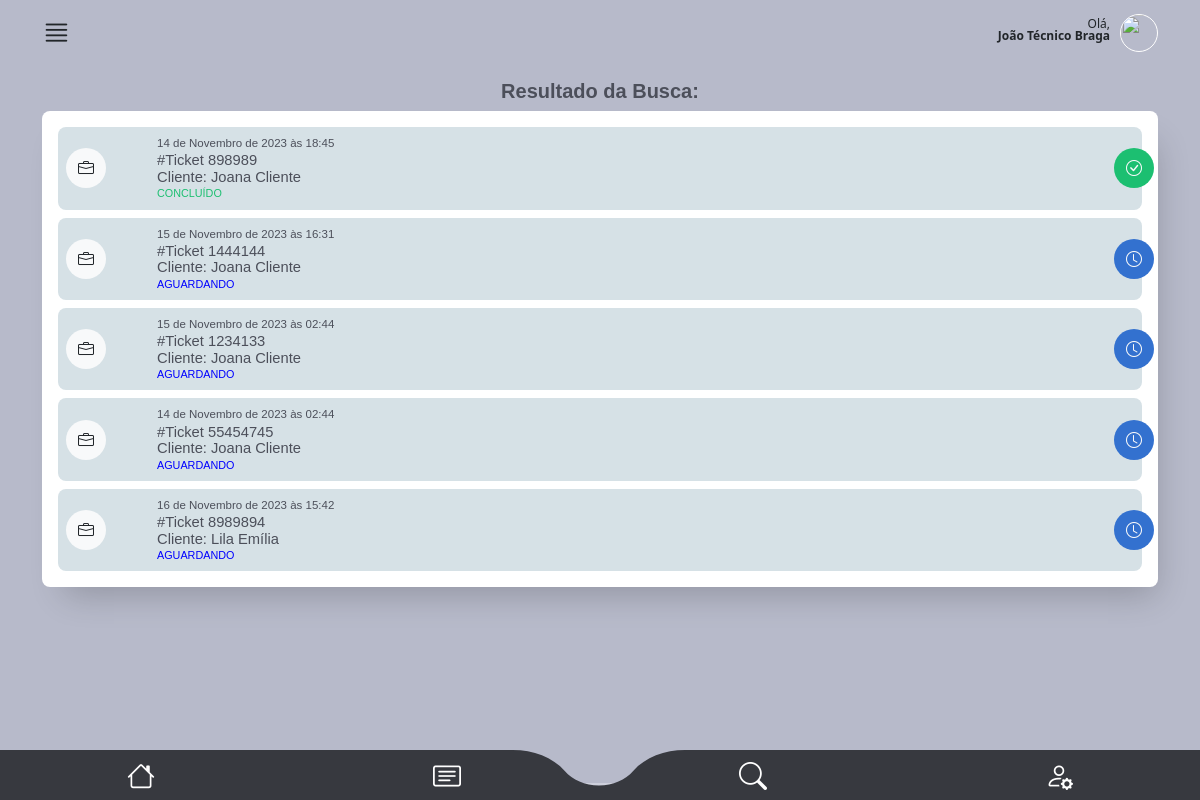
Before: /main/tela_busca_resultado/ (signed in) with the older database file.
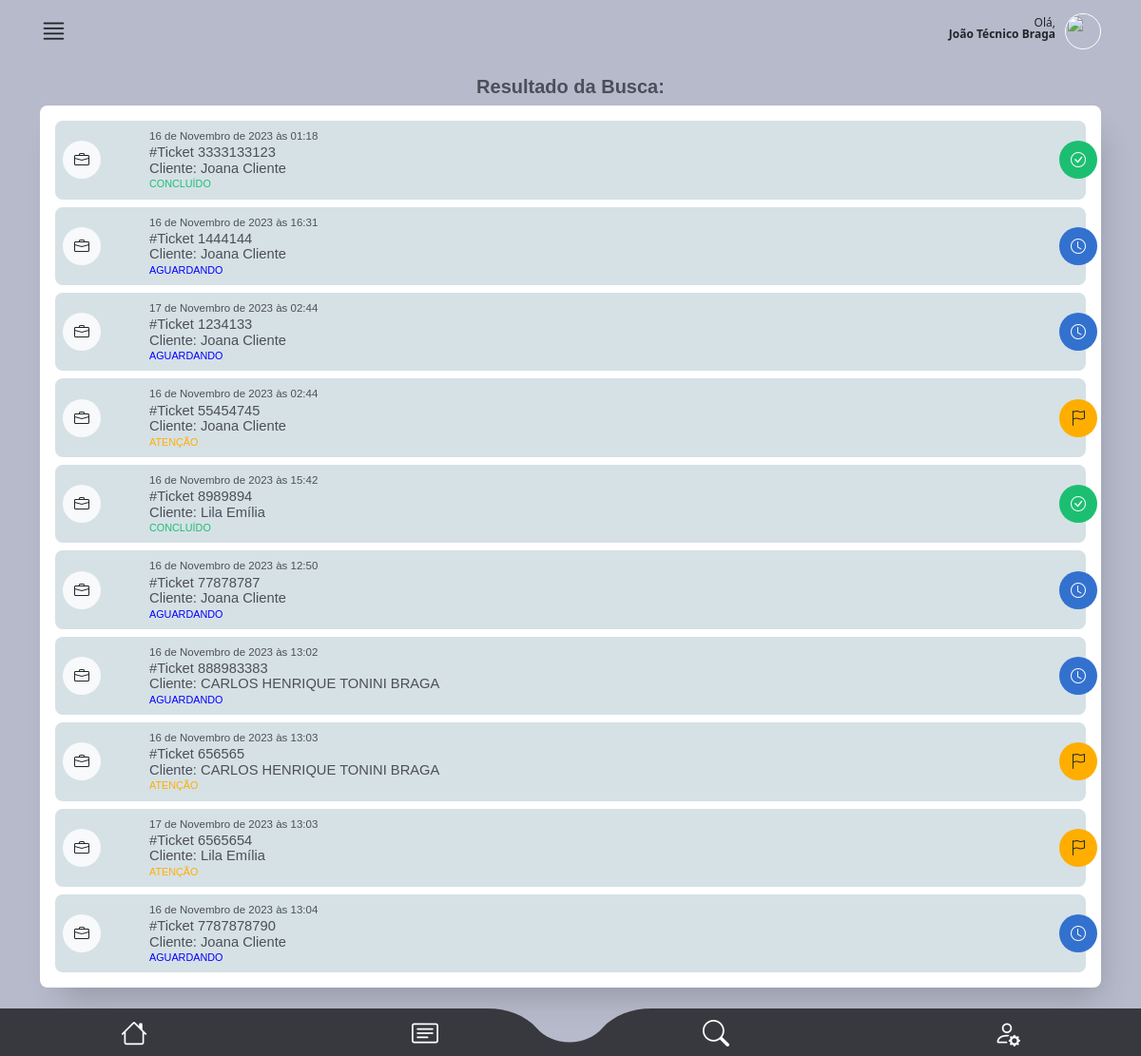
After: the same page with the newer database file.
### staff/models.py (models this page shows, shortened)
class OrdemDeServico(models.Model):
    ticket = models.CharField(max_length=200, unique=True)
    tecnico = models.ForeignKey(
        CustomUser, on_delete=models.CASCADE, related_name="ordens_técnico"
    )
    staff = models.ForeignKey(
        CustomUser, on_delete=models.CASCADE, related_name="ordens_staff"
    )
    descricao = models.TextField(max_length=600)
    previsao_chegada = models.DateTimeField(editable=True)
    previsao_execucao = models.DateTimeField(editable=True)
    material = models.CharField(max_length=100, validators=[MinLengthValidator(3)])
    equipamento = models.CharField(max_length=100, validators=[MinLengthValidator(3)])
    data_criacao = models.DateTimeField(auto_now_add=True)
    cliente = models.ForeignKey(Cliente, on_delete=models.CASCADE)
    contrato = models.CharField(max_length=700, null=True, blank=True)
    atividade = models.CharField(max_length=50, choices=ACTIVITY_CHOICES)
    status_tecnico = models.CharField(max_length=50, choices=TECNICAL_CHOICES)
    status = models.CharField(
        max_length=10, choices=STATUS_CHOICES, default="Aguardando"
    )
    atraso_em_minutos = models.CharField(
        max_length=50, choices=ATRASO_CHOICES
    )
    atraso_descricao = models.TextField(max_length=400)
    descricao_reagendamento = models.TextField(max_length=400)
    vezes_reagendada = models.IntegerField(default=0)

class Cliente(models.Model):
    nome = models.CharField(max_length=50, validators=[MinLengthValidator(3)])
    rg = models.CharField(max_length=12, validators=[MinLengthValidator(3)])
    endereco = models.ForeignKey(Endereco, on_delete=models.CASCADE)
    telefone1 = models.CharField(max_length=15, validators=[MinLengthValidator(3)])
    telefone2 = models.CharField(max_length=15, validators=[MinLengthValidator(3)])

### main/views.py (the view, shortened to what this page needs)
@user_passes_test(is_tecnico)
def tela_busca_resultado(request):
    ordens = OrdemDeServico.objects.filter(
        tecnico=request.user,
        status__in=["Atenção", "Urgente", "Aguardando", "Concluído"],
    )
    return render(request, "tela_busca_resultado.html", {"ordens": ordens})

### main/helpers.py (called while the page is built)
def is_tecnico(user):
    return user.groups.filter(name="Técnico").exists()

### main/templates/tela_busca_resultado.html (shortened to what this page needs)
{% extends "base2.html" %}
{%load static%}
{% block rest %}
<section id="oc_lista">
    <div class="container">
      <div class="row">
        <div class="col-10 offset-1 text-center mt-3">
          <h5 class="font-bold color04">Resultado da Busca:</h5>
        </div>
      </div>
      <div class="listas_here box-shadow">
        <div class="tab-content" id="pills-tabContent">
            <div class="tab-pane pt-3 fade show active" id="pills-01" role="tabpanel" aria-labelledby="pills-home-tab" tabindex="0">
        {% if ordens %}
            {% for ordem in ordens %}
              <div class="oc_lista_item">
                <a href="{% url 'os_detail' ordem.id %}" class="a-whole"></a>
                <div class="row">
                    <div class="col-2 col-md-1">
                        <div class="icon bg-light"><i class="bi bi-briefcase text-dark"></i></div>
                    </div>
                    <div class="col-9 col-md-11">
                        <div class="oc_l_data color04 font-light">{{ordem.previsao_chegada}}</div>
                        <div class="oc_l_nome font-medium color04">#Ticket {{ordem.ticket}}</div>
                        <div class="oc_l_nome font-medium color04">Cliente: {{ordem.cliente.nome}}</div>
                        <div class="oc_l_status font-medium {% if ordem.status == 'Urgente' %}color-red{% elif ordem.status == 'Atenção' %}color-yellow{% elif ordem.status == 'Aguardando' %}color-blue{% elif ordem.status == 'Concluído' %}color-green{% endif %}">{{ ordem.status }}</div>
                    </div>
                    {% if ordem.status == "Urgente" %}
                    <div class="status_icon bg05 text-light">
                        <i class="bi bi-exclamation-triangle-fill"></i>
                    </div>
                {% elif ordem.status == "Atenção" %}
                    <div class="status_icon bg06 text-dark">
                        <i class="bi bi-flag"></i>
                    </div>
                {% elif ordem.status == "Aguardando" %}
                    <div class="status_icon bg01 text-light">
                        <i class="bi bi-clock"></i>
                    </div>
                    {% elif ordem.status == "Concluído" %}
                    <div class="status_icon bg02 text-light">
                      <i class="bi bi-check-circle"></i>
                  </div>
                {% endif %}
                </div>
              </div>
              {% endfor %}
            {% endif %}
            </div>
        </div>
    </div>
    </div>
  </section>
{% endblock %}

Changed rows visible on the page:
no longer on this page (row edited): OrdemDeServico: previsao_chegada "14 de Novembro de 2023 às 18:45", ticket "898989", cliente.nome "Joana Cliente", status "CONCLUÍDO"
now on this page (row edited): OrdemDeServico: previsao_chegada "16 de Novembro de 2023 às 01:18", ticket "3333133123", cliente.nome "Joana Cliente", status "CONCLUÍDO"
changed OrdemDeServico: previsao_chegada "15 de Novembro de 2023 às 16:31" → "16 de Novembro de 2023 às 16:31"
changed OrdemDeServico: previsao_chegada "15 de Novembro de 2023 às 02:44" → "17 de Novembro de 2023 às 02:44"
changed OrdemDeServico: previsao_chegada "14 de Novembro de 2023 às 02:44" → "16 de Novembro de 2023 às 02:44"; status "AGUARDANDO" → "ATENÇÃO"
changed OrdemDeServico "16 de Novembro de 2023 às 15:42": status "AGUARDANDO" → "CONCLUÍDO"
added OrdemDeServico: previsao_chegada "16 de Novembro de 2023 às 12:50", ticket "77878787", cliente.nome "Joana Cliente", status "AGUARDANDO"
added OrdemDeServico: previsao_chegada "16 de Novembro de 2023 às 13:02", ticket "888983383", cliente.nome "CARLOS HENRIQUE TONINI BRAGA", status "AGUARDANDO"
added OrdemDeServico: previsao_chegada "16 de Novembro de 2023 às 13:03", ticket "656565", cliente.nome "CARLOS HENRIQUE TONINI BRAGA", status "ATENÇÃO"
added OrdemDeServico: previsao_chegada "17 de Novembro de 2023 às 13:03", ticket "6565654", cliente.nome "Lila Emília", status "ATENÇÃO"
added OrdemDeServico: previsao_chegada "16 de Novembro de 2023 às 13:04", ticket "7787878790", cliente.nome "Joana Cliente", status "AGUARDANDO"
